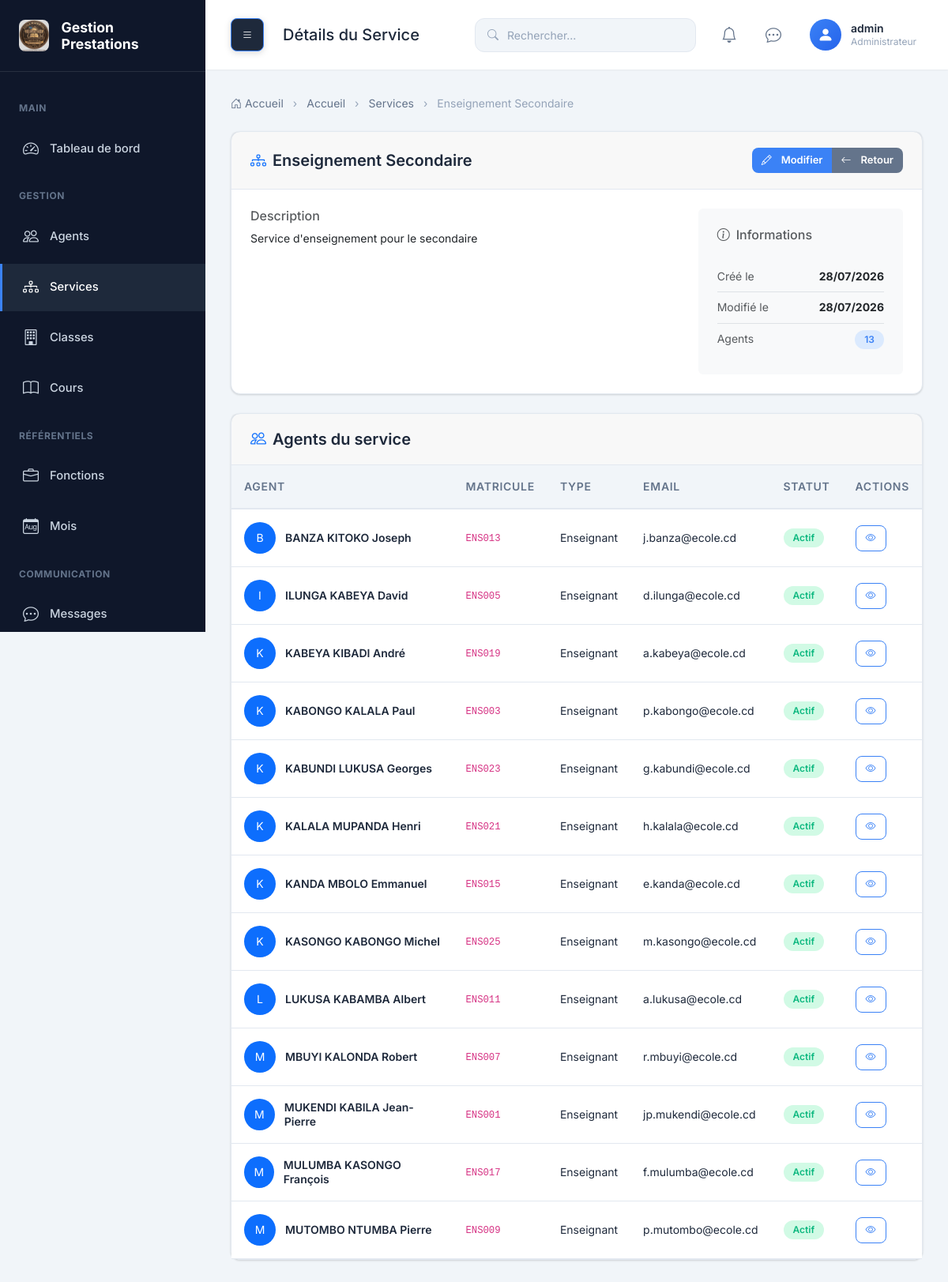
The page /services/3/ (signed in) on the database its author committed.
### prestation/models.py (models this page shows, shortened)
class Utilisateur(models.Model):
    ROLE_CHOICES = (
        ('ADMIN', 'Administrateur'),
        ('SECRETAIRE', 'Secrétaire'),
        ('ENSEIGNANT', 'Enseignant'),
        ('PREFET', 'Préfet de discipline'),
        ('SURVEILLANT', 'Surveillant'),
    )
    user = models.OneToOneField(
        User,
        on_delete=models.CASCADE,
        related_name='utilisateur'
    )
    agent = models.OneToOneField(
        Agent,
        on_delete=models.CASCADE,
        related_name='utilisateur'
    )
    role = models.CharField(
        max_length=20,
        choices=ROLE_CHOICES
    )
    created_at = models.DateTimeField(auto_now_add=True)
    updated_at = models.DateTimeField(auto_now=True)
    must_change_password = models.BooleanField(
        default=True,
        help_text='Indique si l\'utilisateur doit changer son mot de passe à la prochaine connexion'
    )
    class Meta:
        ordering = ['user__username']
        verbose_name = 'Utilisateur'
        verbose_name_plural = 'Utilisateurs'
        indexes = [
            models.Index(fields=['role']),
        ]

class Service(models.Model):
    nom = models.CharField(max_length=100, unique=True)
    description = models.TextField(blank=True)
    created_at = models.DateTimeField(auto_now_add=True)
    updated_at = models.DateTimeField(auto_now=True)
    class Meta:
        ordering = ['nom']
        verbose_name = 'Service'
        verbose_name_plural = 'Services'
        indexes = [
            models.Index(fields=['nom']),
        ]

class Agent(models.Model):
    SEXE_CHOICES = (
        ('M', 'Masculin'),
        ('F', 'Féminin'),
    )
    TYPE_AGENT = (
        ('ENSEIGNANT', 'Enseignant'),
        ('ADMINISTRATIF', 'Administratif'),
        ('DISCIPLINE', 'Préfet de discipline'),
    )
    matricule_validator = RegexValidator(
        regex=r'^[A-Z0-9]{3,20}$',
        message='Le matricule doit contenir 3 à 20 caractères alphanumériques en majuscules.'
    )
    phone_validator = RegexValidator(
        regex=r'^\+?1?\d{9,15}$',
        message='Numéro de téléphone invalide. Format attendu: +243XXXXXXXXX'
    )
    matricule = models.CharField(
        max_length=20,
        unique=True,
        validators=[matricule_validator]
    )
    nom = models.CharField(max_length=100)
    postnom = models.CharField(max_length=100)
    prenom = models.CharField(max_length=100)
    sexe = models.CharField(max_length=10, choices=SEXE_CHOICES)
    telephone = models.CharField(
        max_length=20,
        validators=[phone_validator]
    )
    email = models.EmailField()
    adresse = models.CharField(max_length=255)
    photo = models.ImageField(upload_to='agents/', blank=True, null=True)
    type_agent = models.CharField(
        max_length=20,
        choices=TYPE_AGENT
    )
    etat = models.BooleanField(default=True)
    service = models.ForeignKey(
        Service,
        on_delete=models.PROTECT,
        related_name="agents"
    )
    date_naissance = models.DateField(null=True, blank=True)
    lieu_naissance = models.CharField(max_length=100, blank=True)
    nationalite = models.CharField(max_length=50, default='Congolaise')
    province_origine = models.CharField(max_length=100, blank=True)
    territoire_origine = models.CharField(max_length=100, blank=True)
    secteur = models.CharField(max_length=100, blank=True)
    groupement = models.CharField(max_length=100, blank=True)
    village_origine = models.CharField(max_length=100, blank=True)
    created_at = models.DateTimeField(auto_now_add=True)
    updated_at = models.DateTimeField(auto_now=True)
    class Meta:
        ordering = ['nom', 'postnom', 'prenom']
        verbose_name = 'Agent'
        verbose_name_plural = 'Agents'
        indexes = [
            models.Index(fields=['matricule']),
            models.Index(fields=['type_agent']),
            models.Index(fields=['service']),
        ]
        constraints = [
            models.UniqueConstraint(
                fields=['email'],
                name='unique_agent_email'
            ),
        ]
    def nom_complet(self):
        return f"{self.nom} {self.postnom} {self.prenom}"

### prestation/views.py (the view)
# urls.py: path('services/<int:service_id>/', views.service_show, name='service_show'),
@login_required
def service_show(request, service_id):
    return render(request, 'services/show.html', {'service': get_object_or_404(Service, pk=service_id)})

### prestation/templates/services/show.html (shortened to what this page needs)
{% extends 'base.html' %}
{% load static %}
{% block page_title %}Détails du Service{% endblock %}
{% block breadcrumb %}
<li class="breadcrumb-item"><a href="{% url 'dashboard' %}">Accueil</a></li>
<li class="breadcrumb-item"><a href="{% url 'services' %}">Services</a></li>
<li class="breadcrumb-item active" aria-current="page">{{ service.nom }}</li>
{% endblock %}
{% block content %}
<div class="row">
    <div class="col-lg-12">
        <div class="card mb-4">
            <div class="card-header d-flex justify-content-between align-items-center">
                <h5 class="mb-0">
                    <i class="bi bi-diagram-3 me-2 text-primary"></i>{{ service.nom }}
                </h5>
                <div class="btn-group">
                    <a href="{% url 'service_edit' service.id %}" class="btn btn-primary btn-sm">
                        <i class="bi bi-pencil me-1"></i>Modifier
                    </a>
                    <a href="{% url 'services' %}" class="btn btn-secondary btn-sm">
                        <i class="bi bi-arrow-left me-1"></i>Retour
                    </a>
                </div>
            </div>
            <div class="card-body">
                <div class="row">
                    <div class="col-md-8">
                        <h6 class="text-muted mb-2">Description</h6>
                        <p>{{ service.description|default:"Aucune description fournie" }}</p>
                    </div>
                    <div class="col-md-4">
                        <div class="bg-light p-4 rounded">
                            <h6 class="text-muted mb-3"><i class="bi bi-info-circle me-2"></i>Informations</h6>
                            <div class="d-flex justify-content-between py-2 border-bottom">
                                <span class="text-muted">Créé le</span>
                                <strong>{{ service.created_at|date:"d/m/Y" }}</strong>
                            </div>
                            <div class="d-flex justify-content-between py-2 border-bottom">
                                <span class="text-muted">Modifié le</span>
                                <strong>{{ service.updated_at|date:"d/m/Y" }}</strong>
                            </div>
                            <div class="d-flex justify-content-between py-2">
                                <span class="text-muted">Agents</span>
                                <strong><span class="badge badge-primary">{{ service.agents.count }}</span></strong>
                            </div>
                        </div>
                    </div>
                </div>
            </div>
        </div>
        <div class="card">
            <div class="card-header">
                <h5 class="mb-0">
                    <i class="bi bi-people me-2 text-primary"></i>Agents du service
                </h5>
            </div>
            <div class="card-body p-0">
                <div class="table-responsive">
                    <table class="table table-hover mb-0">
                        <thead>
                            <tr>
                                <th>Agent</th>
                                <th>Matricule</th>
                                <th>Type</th>
                                <th>Email</th>
                                <th>Statut</th>
                                <th>Actions</th>
                            </tr>
                        </thead>
                        <tbody>
                            {% for agent in service.agents.all %}
                            <tr>
                                <td>
                                    <div class="user-info">
                                        {% if agent.photo %}
                                            <img src="{{ agent.photo.url }}" alt="" class="avatar">
                                        {% else %}
                                            <div class="rounded-circle bg-primary text-white d-flex align-items-center justify-content-center" style="width: 40px; height: 40px;">
                                                {{ agent.nom|first|upper }}
                                            </div>
                                        {% endif %}
                                        <div>
                                            <div class="name">{{ agent.nom_complet }}</div>
                                        </div>
                                    </div>
                                </td>
                                <td><code>{{ agent.matricule }}</code></td>
                                <td>{{ agent.get_type_agent_display }}</td>
                                <td>{{ agent.email }}</td>
                                <td>
                                    <span class="badge badge-{% if agent.etat %}success{% else %}danger{% endif %}">
                                        {% if agent.etat %}Actif{% else %}Inactif{% endif %}
                                    </span>
                                </td>
                                <td>
                                    <a href="{% url 'agent_show' agent.id %}" class="btn btn-sm btn-outline">
                                        <i class="bi bi-eye"></i>
                                    </a>
                                </td>
                            </tr>
                            {% empty %}
                            <tr>
                                <td colspan="6" class="text-center py-4 text-muted">
                                    Aucun agent dans ce service
                                </td>
                            </tr>
                            {% endfor %}
                        </tbody>
                    </table>
                </div>
            </div>
        </div>
    </div>
</div>
{% endblock %}

### prestation/templates/base.html (shortened to what this page needs)
{% load static %}
<!DOCTYPE html>
<html lang="fr">
<head>
    <link href="https://cdnjs.cloudflare.com/ajax/libs/bootstrap/5.3.2/css/bootstrap.min.css" rel="stylesheet">
    <link href="https://cdnjs.cloudflare.com/ajax/libs/bootstrap-icons/1.11.1/font/bootstrap-icons.min.css" rel="stylesheet">
    <link href="{% static 'css/style.css' %}" rel="stylesheet">
</head>
<body>
    {% if user.is_authenticated %}
    <div class="wrapper">
        <aside class="sidebar" id="sidebar">
            <div class="sidebar-brand">
                <img src="{% static 'images/logo.png' %}" alt="Logo" onerror="this.style.display='none'">
                <h4>Gestion Prestations</h4>
            </div>
            <ul class="sidebar-menu">
                <li class="menu-header">Main</li>
                <li>
                    <a href="{% url 'dashboard' %}" class="{% if request.path == '/' or request.path == '/dashboard/' %}active{% endif %}">
                        <i class="bi bi-speedometer2"></i>
                        <span>Tableau de bord</span>
                    </a>
                </li>
                <li class="menu-header">Gestion</li>
                <li>
                    <a href="{% url 'agents' %}" class="{% if 'agents' in request.path %}active{% endif %}">
                        <i class="bi bi-people"></i>
                        <span>Agents</span>
                    </a>
                </li>
                <li>
                    <a href="{% url 'services' %}" class="{% if 'services' in request.path %}active{% endif %}">
                        <i class="bi bi-diagram-3"></i>
                        <span>Services</span>
                    </a>
                </li>
                <li>
                    <a href="{% url 'classes' %}" class="{% if 'classes' in request.path %}active{% endif %}">
                        <i class="bi bi-building"></i>
                        <span>Classes</span>
                    </a>
                </li>
                <li>
                    <a href="{% url 'cours' %}" class="{% if 'cours' in request.path %}active{% endif %}">
                        <i class="bi bi-book"></i>
                        <span>Cours</span>
                    </a>
                </li>
                <li class="menu-header">Référentiels</li>
                <li>
                    <a href="{% url 'fonctions' %}" class="{% if 'fonctions' in request.path %}active{% endif %}">
                        <i class="bi bi-briefcase"></i>
                        <span>Fonctions</span>
                    </a>
                </li>
                <li>
                    <a href="{% url 'mois' %}" class="{% if 'mois' in request.path %}active{% endif %}">
                        <i class="bi bi-calendar-month"></i>
                        <span>Mois</span>
                    </a>
                </li>
                <li class="menu-header">Communication</li>
                <li>
                    <a href="{% url 'messages' %}" class="{% if 'messages' in request.path %}active{% endif %}">
                        <i class="bi bi-chat-dots"></i>
                        <span>Messages</span>
                    </a>
                </li>
            </ul>
        </aside>
        <main class="main-content">
            <nav class="navbar">
                <div class="navbar-left">
                    <button class="navbar-toggle-desktop" id="sidebarToggle" title="Afficher/masquer le menu">
                        <i class="bi bi-list"></i>
                    </button>
                    <h5 class="mb-0">{% block page_title %}Tableau de bord{% endblock %}</h5>
                </div>
                <div class="navbar-right">
                    <div class="navbar-search">
                        <i class="bi bi-search"></i>
                        <input type="text" class="form-control" placeholder="Rechercher...">
                    </div>
                    <div class="navbar-actions">
                        <a href="{% url 'notifications' %}" class="navbar-action" title="Notifications">
                            <i class="bi bi-bell"></i>
                        </a>
                        <a href="{% url 'messages' %}" class="navbar-action" title="Messages">
                            <i class="bi bi-chat-dots"></i>
                        </a>
                        <div class="navbar-user" id="userDropdown">
                            {% if user.utilisateur.agent.photo %}
                                <img src="{{ user.utilisateur.agent.photo.url }}" alt="{{ user.username }}">
                            {% else %}
                                <div class="navbar-user-avatar">
                                    <i class="bi bi-person-fill"></i>
                                </div>
                            {% endif %}
                            <div class="navbar-user-info">
                                <div class="navbar-user-name">{{ user.username }}</div>
                                <div class="navbar-user-role">{{ user.utilisateur.get_role_display }}</div>
                            </div>
                        </div>
                    </div>
                </div>
            </nav>
            <div class="content-area">
                <nav aria-label="breadcrumb">
                    <ol class="breadcrumb">
                        <li class="breadcrumb-item"><a href="{% url 'dashboard' %}"><i class="bi bi-house-door"></i> Accueil</a></li>
                        {% block breadcrumb %}{% endblock %}
                    </ol>
                </nav>
                {% block content %}{% endblock %}
            </div>
        </main>
    </div>
    {% else %}
        {% block auth_content %}{% endblock %}
    {% endif %}
</body>
</html>

### rows shown on the page
Service: nom "Enseignement Secondaire", description "Service d'enseignement pour le secondaire", created_at "28/07/2026", updated_at "28/07/2026", agents.count "13"
Agent: nom|first "B", nom_complet "BANZA KITOKO Joseph", matricule "ENS013", type_agent "Enseignant", email "j.banza@ecole.cd", etat "Actif"
Agent: nom|first "I", nom_complet "ILUNGA KABEYA David", matricule "ENS005", type_agent "Enseignant", email "d.ilunga@ecole.cd", etat "Actif"
Agent: nom|first "K", nom_complet "KABEYA KIBADI André", matricule "ENS019", type_agent "Enseignant", email "a.kabeya@ecole.cd", etat "Actif"
Agent: nom|first "K", nom_complet "KABONGO KALALA Paul", matricule "ENS003", type_agent "Enseignant", email "p.kabongo@ecole.cd", etat "Actif"
Agent: nom|first "K", nom_complet "KABUNDI LUKUSA Georges", matricule "ENS023", type_agent "Enseignant", email "g.kabundi@ecole.cd", etat "Actif"
Agent: nom|first "K", nom_complet "KALALA MUPANDA Henri", matricule "ENS021", type_agent "Enseignant", email "h.kalala@ecole.cd", etat "Actif"
Agent: nom|first "K", nom_complet "KANDA MBOLO Emmanuel", matricule "ENS015", type_agent "Enseignant", email "e.kanda@ecole.cd", etat "Actif"
Agent: nom|first "K", nom_complet "KASONGO KABONGO Michel", matricule "ENS025", type_agent "Enseignant", email "m.kasongo@ecole.cd", etat "Actif"
Agent: nom|first "L", nom_complet "LUKUSA KABAMBA Albert", matricule "ENS011", type_agent "Enseignant", email "a.lukusa@ecole.cd", etat "Actif"
Agent: nom|first "M", nom_complet "MBUYI KALONDA Robert", matricule "ENS007", type_agent "Enseignant", email "r.mbuyi@ecole.cd", etat "Actif"
Agent: nom|first "M", nom_complet "MUKENDI KABILA Jean-Pierre", matricule "ENS001", type_agent "Enseignant", email "jp.mukendi@ecole.cd", etat "Actif"
Agent: nom|first "M", nom_complet "MULUMBA KASONGO François", matricule "ENS017", type_agent "Enseignant", email "f.mulumba@ecole.cd", etat "Actif"
Agent: nom|first "M", nom_complet "MUTOMBO NTUMBA Pierre", matricule "ENS009", type_agent "Enseignant", email "p.mutombo@ecole.cd", etat "Actif"

### other values the page prints
{{ user.username }} "admin"
{{ user.utilisateur.get_role_display }} "Administrateur"
